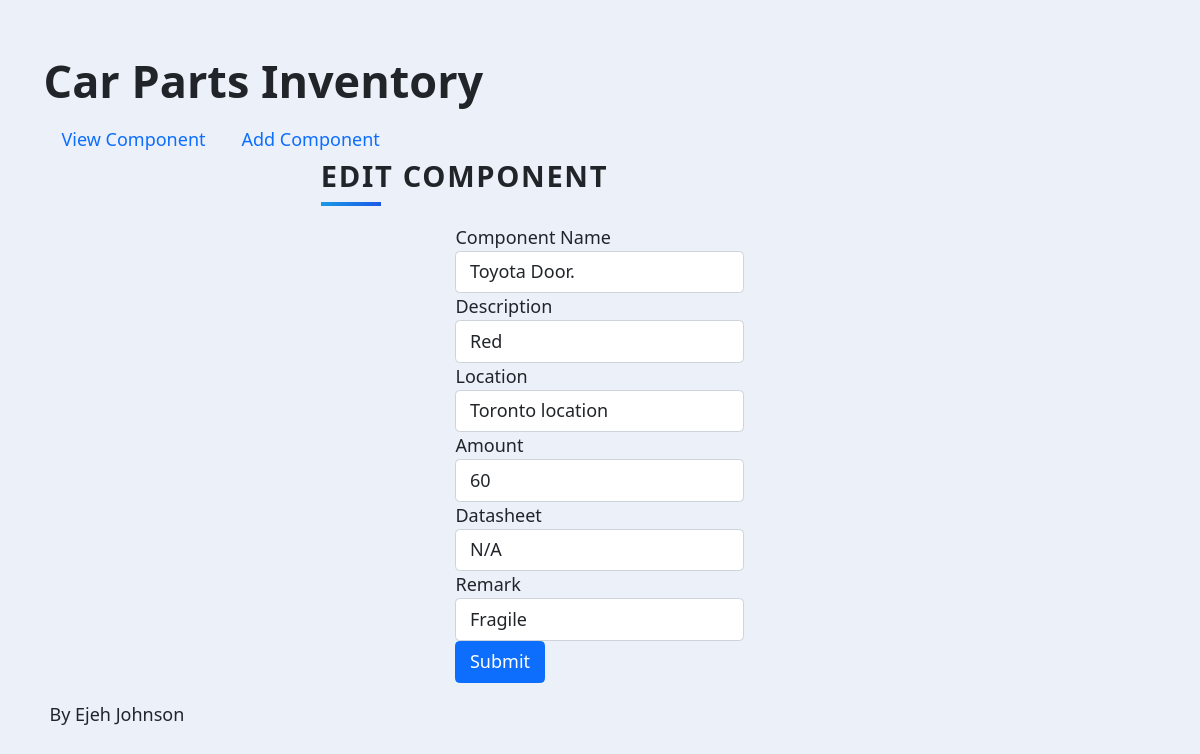
/edit?id=1, run on the app's committed database.
### main.py (models this page shows)
class Inventory(db.Model):
    id = db.Column(db.Integer, primary_key=True)
    name = db.Column(db.String(250), unique=True, nullable=False)
    entry_date = db.Column(db.String(250), nullable=False)
    updated_date = db.Column(db.String(250), nullable=False)
    description = db.Column(db.String(250), nullable=True)
    amount = db.Column(db.String(250), nullable=True)
    location = db.Column(db.String(250), nullable=True)
    remark = db.Column(db.String(250), nullable=True)
    data_sheet = db.Column(db.String(250), nullable=True)

### main.py (the view, shortened to what this page needs)
@app.route('/edit', methods=['GET', 'POST'])
def edit():
    date = datetime.datetime
    inventory_id = request.args.get('id')
    get_component = Inventory.query.get(inventory_id)
    form = EditForm(
        name=get_component.name,
        description=get_component.description,
        location=get_component.location,
        amount=get_component.amount,
        remark=get_component.remark,
        datasheet=get_component.data_sheet
    )
    return render_template('edit.html', config=config, get_component=get_component,
                           column_header=column_header, form=form)

### main.py
class EditForm(FlaskForm):
    name = StringField("Component Name", validators=[DataRequired()])
    description = StringField("Description", validators=[DataRequired()])
    location = StringField("Location", validators=[DataRequired()])
    amount = StringField("Amount", validators=[DataRequired()])
    datasheet = StringField("Datasheet", validators=[DataRequired()])
    remark = StringField("Remark", validators=[DataRequired()])
    submit = SubmitField("Submit")

### templates/edit.html
{% import "bootstrap/wtf.html" as wtf %}
{% import "bootstrap/wtf.html" as wtf %}
{% include 'inc/header.html' %}
<div class="content">
    <h1 class="heading">Edit Component</h1>
    {{ wtf.quick_form(form, button_map={"submit": "primary"}) }}
</div>
{% include 'inc/footer.html' %}

### static/css/style.css (style rules this page uses)
*, *:before, *:after { box-sizing: border-box; }
html { font-size: 18px; line-height: 1.5; font-weight: 300; color: #333; font-family: "Nunito Sans", sans-serif; }
body { margin: 0; padding: 0; height: 100vh; background-color: #ecf0f9; background-attachment: fixed; }
.content { display: flex; margin: 0 auto; justify-content: center; align-items: center; flex-wrap: wrap; max-width: 1500px; }
.heading { width: 100%; margin-left: 1rem; font-weight: 900; font-size: 1.618rem; text-transform: uppercase; letter-spacing: 0.1ch; line-height: 1; padding-bottom: 0.5em; margin-bottom: 1rem; position: relative; }
.heading:after { display: block; content: ''; position: absolute; width: 60px; height: 4px; background: linear-gradient(135deg, #1a9be6, #1a57e6); bottom: 0; }

### data on the page
Inventory: name "Toyota Door.", description "Red", location "Toronto location", amount "60", remark "Fragile"
